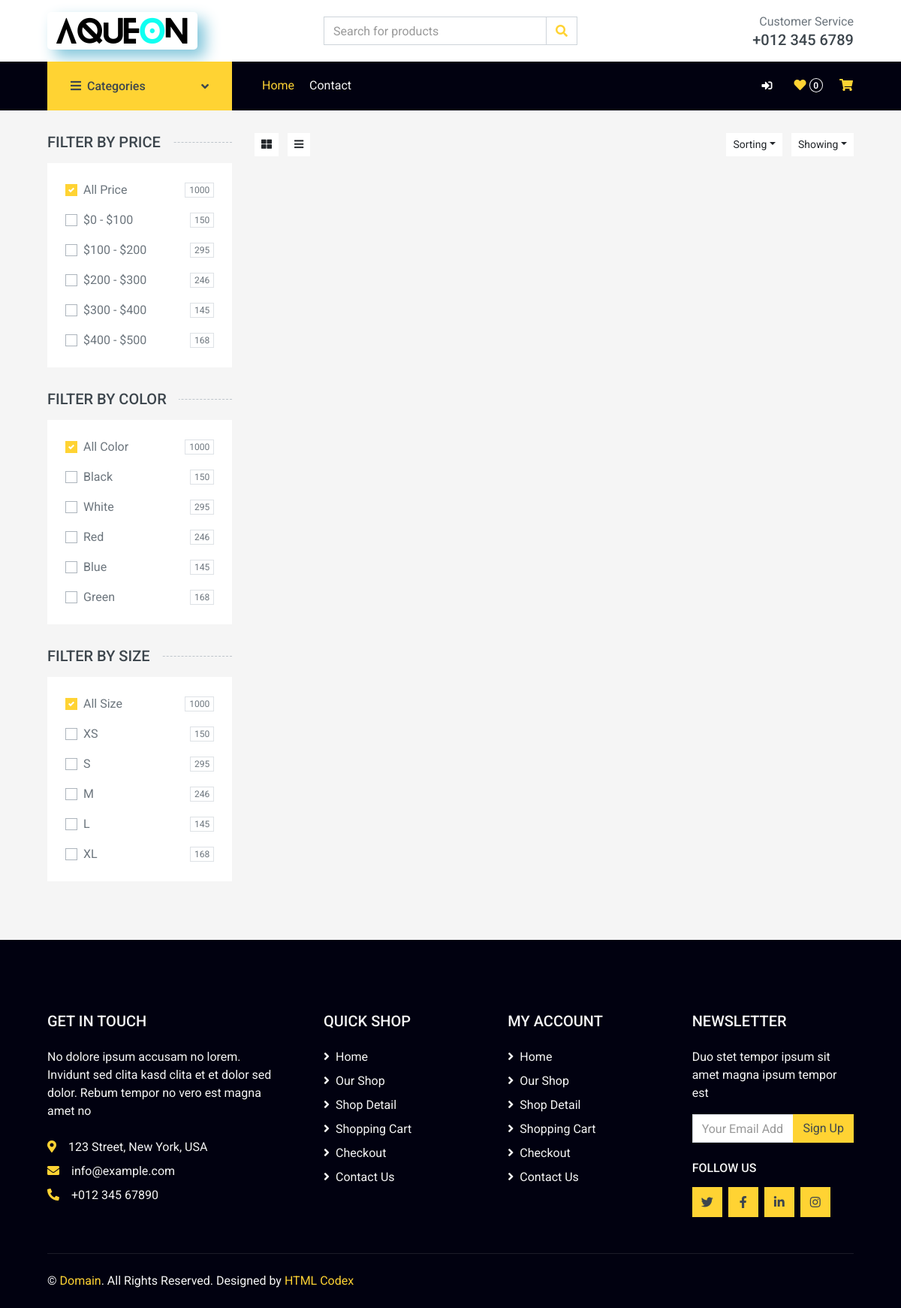
Before: /subcategory_products/2/ with the older database file.
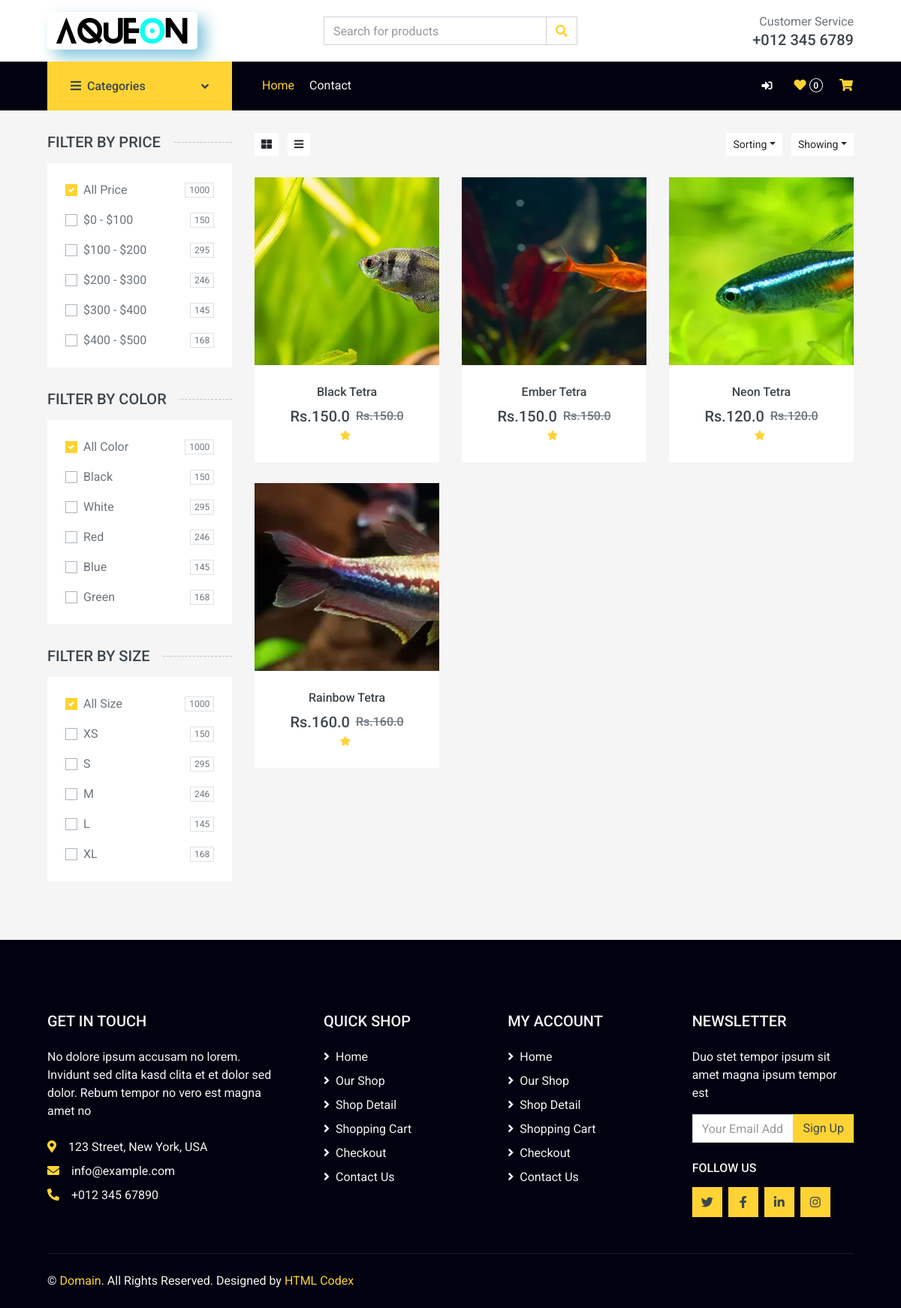
After: the same page with the newer database file.
### Website/models.py (models this page shows, shortened)
class Product(models.Model):
    prod_id = models.AutoField(primary_key=True)
    prod_name = models.CharField(max_length=255, null=False,unique=True)
    sub_categ_id = models.ForeignKey(ProductSubcategory, on_delete=models.CASCADE)
    price = models.FloatField(null=False)
    user_id = models.ForeignKey(User, on_delete=models.CASCADE)  # Use Django's default user model
    created_at = models.DateTimeField(auto_now_add=True)

class ProductDescription(models.Model):
    prod_desc_id = models.AutoField(primary_key=True)
    prod_id = models.OneToOneField(Product, on_delete=models.CASCADE,unique=True)
    description = models.TextField(null=False)
    img1 = models.ImageField(upload_to='product_images/', null=False)
    img2 = models.ImageField(upload_to='product_images/', null=False)
    img3 = models.ImageField(upload_to='product_images/', null=False)
    instructions = models.TextField(null=False)

### Website/views.py (the view)
# urls.py: path('subcategory_products/<int:subcat_id>/', views.subcategory_products_view, name='subcategory_products'),
def subcategory_products_view(request, subcat_id):
    products = Product.objects.filter(sub_categ_id=subcat_id)
    return render(request, 'product/products.html', {'products': products})

### templates/product/products.html (shortened to what this page needs)
{% extends 'index.html' %}
{% block content %}
    <div class="container-fluid">
        <div class="row px-xl-5">
            <div class="col-lg-3 col-md-4">
                <h5 class="section-title position-relative text-uppercase mb-3"><span class="bg-secondary pr-3">Filter by price</span></h5>
                <div class="bg-light p-4 mb-30">
                    <form>
                        <div class="custom-control custom-checkbox d-flex align-items-center justify-content-between mb-3">
                            <label class="custom-control-label" for="price-all">All Price</label>
                            <span class="badge border font-weight-normal">1000</span>
                        </div>
                        <div class="custom-control custom-checkbox d-flex align-items-center justify-content-between mb-3">
                            <label class="custom-control-label" for="price-1">$0 - $100</label>
                            <span class="badge border font-weight-normal">150</span>
                        </div>
                        <div class="custom-control custom-checkbox d-flex align-items-center justify-content-between mb-3">
                            <label class="custom-control-label" for="price-2">$100 - $200</label>
                            <span class="badge border font-weight-normal">295</span>
                        </div>
                        <div class="custom-control custom-checkbox d-flex align-items-center justify-content-between mb-3">
                            <label class="custom-control-label" for="price-3">$200 - $300</label>
                            <span class="badge border font-weight-normal">246</span>
                        </div>
                        <div class="custom-control custom-checkbox d-flex align-items-center justify-content-between mb-3">
                            <label class="custom-control-label" for="price-4">$300 - $400</label>
                            <span class="badge border font-weight-normal">145</span>
                        </div>
                        <div class="custom-control custom-checkbox d-flex align-items-center justify-content-between">
                            <label class="custom-control-label" for="price-5">$400 - $500</label>
                            <span class="badge border font-weight-normal">168</span>
                        </div>
                    </form>
                </div>
                <h5 class="section-title position-relative text-uppercase mb-3"><span class="bg-secondary pr-3">Filter by color</span></h5>
                <div class="bg-light p-4 mb-30">
                    <form>
                        <div class="custom-control custom-checkbox d-flex align-items-center justify-content-between mb-3">
                            <label class="custom-control-label" for="price-all">All Color</label>
                            <span class="badge border font-weight-normal">1000</span>
                        </div>
                        <div class="custom-control custom-checkbox d-flex align-items-center justify-content-between mb-3">
                            <label class="custom-control-label" for="color-1">Black</label>
                            <span class="badge border font-weight-normal">150</span>
                        </div>
                        <div class="custom-control custom-checkbox d-flex align-items-center justify-content-between mb-3">
                            <label class="custom-control-label" for="color-2">White</label>
                            <span class="badge border font-weight-normal">295</span>
                        </div>
                        <div class="custom-control custom-checkbox d-flex align-items-center justify-content-between mb-3">
                            <label class="custom-control-label" for="color-3">Red</label>
                            <span class="badge border font-weight-normal">246</span>
                        </div>
                        <div class="custom-control custom-checkbox d-flex align-items-center justify-content-between mb-3">
                            <label class="custom-control-label" for="color-4">Blue</label>
                            <span class="badge border font-weight-normal">145</span>
                        </div>
                        <div class="custom-control custom-checkbox d-flex align-items-center justify-content-between">
                            <label class="custom-control-label" for="color-5">Green</label>
                            <span class="badge border font-weight-normal">168</span>
                        </div>
                    </form>
                </div>
                <h5 class="section-title position-relative text-uppercase mb-3"><span class="bg-secondary pr-3">Filter by size</span></h5>
                <div class="bg-light p-4 mb-30">
                    <form>
                        <div class="custom-control custom-checkbox d-flex align-items-center justify-content-between mb-3">
                            <label class="custom-control-label" for="size-all">All Size</label>
                            <span class="badge border font-weight-normal">1000</span>
                        </div>
                        <div class="custom-control custom-checkbox d-flex align-items-center justify-content-between mb-3">
                            <label class="custom-control-label" for="size-1">XS</label>
                            <span class="badge border font-weight-normal">150</span>
                        </div>
                        <div class="custom-control custom-checkbox d-flex align-items-center justify-content-between mb-3">
                            <label class="custom-control-label" for="size-2">S</label>
                            <span class="badge border font-weight-normal">295</span>
                        </div>
                        <div class="custom-control custom-checkbox d-flex align-items-center justify-content-between mb-3">
                            <label class="custom-control-label" for="size-3">M</label>
                            <span class="badge border font-weight-normal">246</span>
                        </div>
                        <div class="custom-control custom-checkbox d-flex align-items-center justify-content-between mb-3">
                            <label class="custom-control-label" for="size-4">L</label>
                            <span class="badge border font-weight-normal">145</span>
                        </div>
                        <div class="custom-control custom-checkbox d-flex align-items-center justify-content-between">
                            <label class="custom-control-label" for="size-5">XL</label>
                            <span class="badge border font-weight-normal">168</span>
                        </div>
                    </form>
                </div>
            </div>
            <div class="col-lg-9 col-md-8">
                <div class="row pb-3">
                    <div class="col-12 pb-1">
                        <div class="d-flex align-items-center justify-content-between mb-4">
                            <div>
                                <button class="btn btn-sm btn-light"><i class="fa fa-th-large"></i></button>
                                <button class="btn btn-sm btn-light ml-2"><i class="fa fa-bars"></i></button>
                            </div>
                            <div class="ml-2">
                                <div class="btn-group">
                                    <button type="button" class="btn btn-sm btn-light dropdown-toggle" data-toggle="dropdown">Sorting</button>
                                </div>
                                <div class="btn-group ml-2">
                                    <button type="button" class="btn btn-sm btn-light dropdown-toggle" data-toggle="dropdown">Showing</button>
                                </div>
                            </div>
                        </div>
                    </div>
                    {% for product in products %}
                    <div style="cursor: pointer;" class="col-lg-4 col-md-6 col-sm-6 pb-1" onclick="navigateToSubcategoryProducts({{ product.prod_id }})">
                        <div class="product-item bg-light mb-4">
                            <div class="product-img position-relative overflow-hidden">
                                <img  style="width:400px; height:250px;" src="{{  product.productdescription.img1.url }}" alt="{{ product.prod_name }}">
                                <div class="product-action">
                                </div>
                            </div>
                            <div class="text-center py-4">
                                <a class="h6 text-decoration-none text-truncate" href="">{{ product.prod_name }}</a>
                                <div class="d-flex align-items-center justify-content-center mt-2">
                                    <h5>Rs.{{ product.price }}</h5><h6 class="text-muted ml-2"><del>Rs.{{ product.price }}</del></h6>
                                </div>
                                <div class="d-flex align-items-center justify-content-center mb-1">
                                    <small class="fa fa-star text-primary mr-1"></small>
                                </div>
                            </div>
                        </div>
                    </div>
                    {% endfor %}
                </div>
            </div>
        </div>
    </div>
{% endblock %}

Changed rows visible on the page:
added Product: productdescription.img1 (picture), prod_name "Black Tetra", price "150.0"
added Product: productdescription.img1 (picture), prod_name "Ember Tetra", price "150.0"
added Product: productdescription.img1 (picture), prod_name "Neon Tetra", price "120.0"
added Product: productdescription.img1 (picture), prod_name "Rainbow Tetra", price "160.0"
